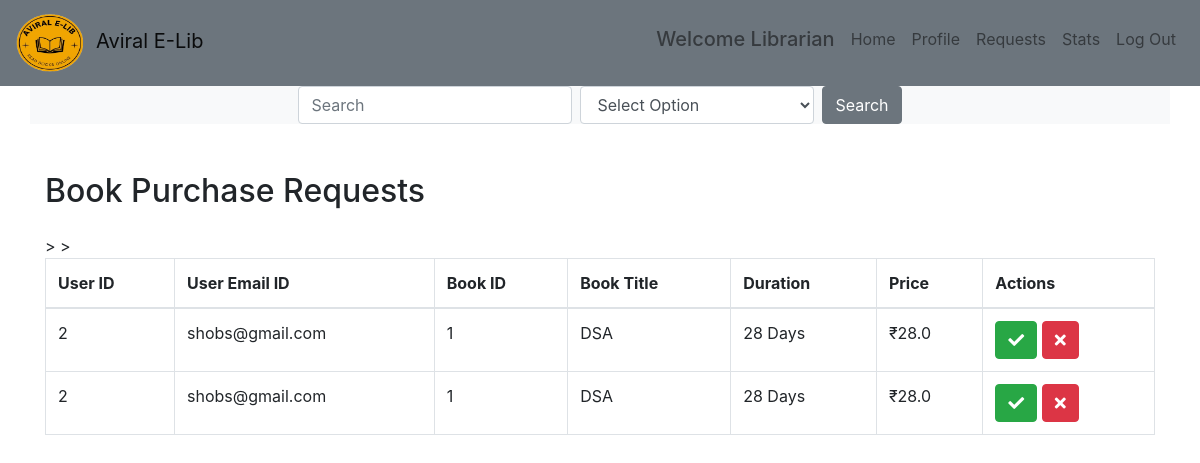
/handle_requests (signed in), run on the app's committed database.
### application/models.py (models this page shows, shortened)
class PurchaseRequest(db.Model):
    id = db.Column(db.Integer, primary_key=True)
    user_id = db.Column(db.Integer, db.ForeignKey('user.id'), nullable=False)
    user = db.relationship('User', backref=db.backref('purchase_requests', lazy=True))
    book_id = db.Column(db.Integer, db.ForeignKey('book.id'), nullable=False)
    book = db.relationship('Book', backref=db.backref('purchase_requests', lazy=True))
    duration = db.Column(db.Integer, nullable=False)
    price = db.Column(db.Float, nullable=False)
    status = db.Column(db.String(20), nullable=False, default='pending')
    request_datetime = db.Column(db.DateTime, nullable=False, default=datetime.utcnow)

class User(db.Model):
    id = db.Column(db.Integer, primary_key=True, autoincrement=True)
    name = db.Column(db.String(100), nullable=False)
    phone = db.Column(db.String(20), nullable=False, unique=True)
    email = db.Column(db.String(50), nullable=False, unique=True)
    password = db.Column(db.String(50), nullable=False)
    role = db.Column(db.String(20), nullable=False, default='customer')
    purchased_books = relationship("Book", secondary=book_buyers, backref="users")

class Book(db.Model):
    id = db.Column(db.Integer, primary_key=True)
    title = db.Column(db.String(100), nullable=False)
    author = db.Column(db.String(100), nullable=False)
    content = db.Column(db.Text, nullable=False)
    image = db.Column(db.String(200), nullable=False)
    pdf = db.Column(db.String(200), nullable=False)
    section_id = db.Column(db.Integer, db.ForeignKey('section.id'), nullable=False)
    section = db.relationship('Section', backref=db.backref('books', lazy=True))
    date_created = db.Column(db.DateTime, nullable=False, default=datetime.utcnow)
    price_per_day = db.Column(db.Float, nullable=False)

### application/routes.py (the view)
@app.route('/handle_requests')
def handle_requests():
    if 'user' in session and session['user']['role'] == 'librarian':
        purchase_requests = PurchaseRequest.query.all()
        return render_template('handle_requests.html', purchase_requests=purchase_requests)
    else:
        return redirect(url_for('librarian_login'))

### templates/handle_requests.html
{% extends 'basefor_admin.html' %}
{% block content %}
<div class="container mt-5">
    <h2 class="mb-4">Book Purchase Requests</h2>
    <table class="table table-bordered">
        <thead>
            <tr>
                <th>User ID</th>
                <th>User Email ID</th>
                <th>Book ID</th>
                <th>Book Title</th>
                <th>Duration</th>
                <th>Price</th>
                <th>Actions</th>
            </tr>
        </thead>
        <tbody>
            {% for request in purchase_requests %}
            <tr>
                <td>{{ request.user.id }}</td>
                <td>{{ request.user.email }}</td>
                <td>{{ request.book.id }}</td>
                <td>{{ request.book.title }}</td>
                <td>{{ request.duration }} Days</td>
                <td>₹{{ request.price }}</td>>
                <td>
                    <form action="{{ url_for('handle_purchase_request', request_id=request.id) }}" method="post">
                        <button type="submit" name="action" value="grant" class="btn btn-success"><i class="fas fa-check"></i></button>
                        <button type="submit" name="action" value="reject" class="btn btn-danger"><i class="fas fa-times"></i></button>
                    </form>
                </td>
            </tr>
            {% endfor %}
        </tbody>
    </table>
</div>
{% endblock %}

### data on the page
PurchaseRequest: user.id "2", user.email "shobs@gmail.com", book.id "1", book "DSA", duration "28", price "28.0"
PurchaseRequest: user.id "2", user.email "shobs@gmail.com", book.id "1", book "DSA", duration "28", price "28.0"

### other printed values
{{ session.get('user')['name'] }} "Librarian"
